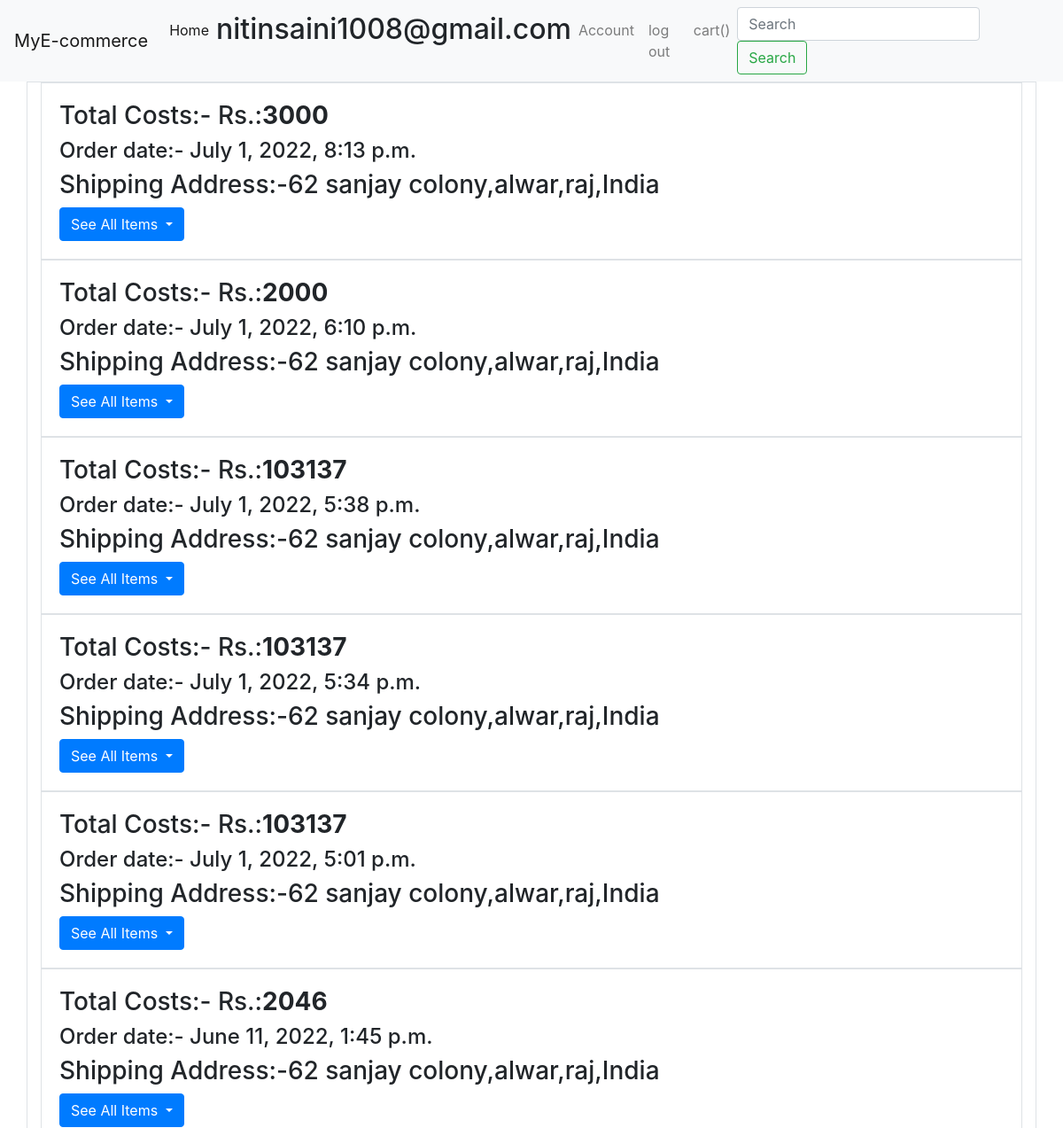
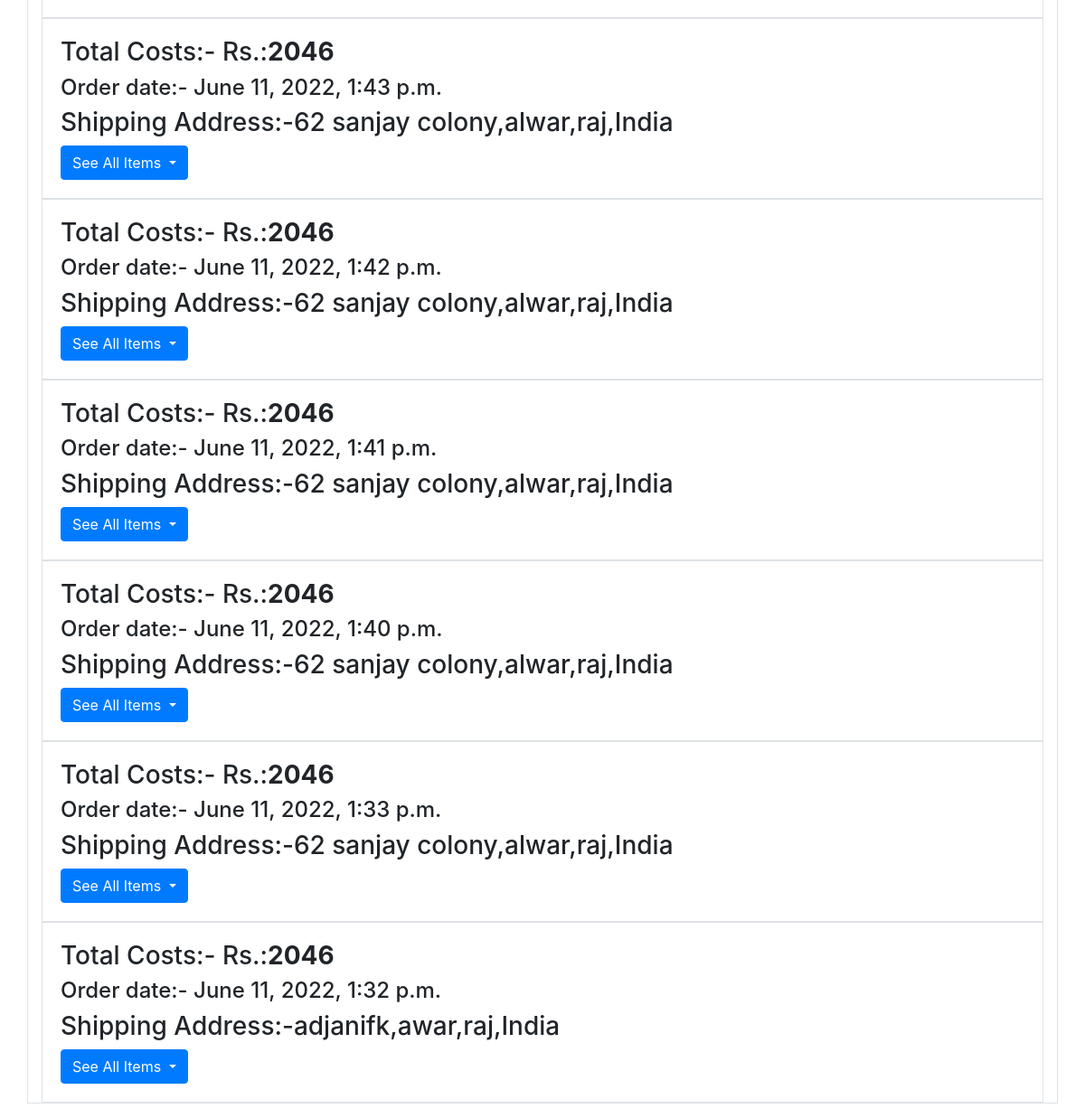
The app's page /account (signed in) with its own data (2 pictures, top to bottom).
### pro/models.py (models this page shows)
class allorder(models.Model):
	name=models.ForeignKey(User,on_delete=models.CASCADE)
	cost=models.IntegerField()
	datetime=models.DateTimeField(auto_now_add=True)
	address=models.CharField(max_length=1000)
	item=models.ManyToManyField(order_count)

### pro/views.py (the view)
# urls.py: path('account',views.account,name='account'),
@login_required
def account(request):
	d=allorder.objects.filter(name=request.user).order_by('-datetime')
	return render(request,'account.html',{'d':d})

### templates/account.html (shortened to what this page needs)
{% load static %}
<!doctype html>
<html lang="en">
  <head>
    <link rel="stylesheet" href="https://cdn.jsdelivr.net/npm/bootstrap@4.5.3/dist/css/bootstrap.min.css">
  </head>
  <body>
   	<nav class="navbar navbar-expand-lg navbar-light bg-light">
  <a class="navbar-brand" href="/">MyE-commerce</a>
  <div class="collapse navbar-collapse" id="navbarSupportedContent">
    <ul class="navbar-nav mr-auto">
      <li class="nav-item active">
        <a class="nav-link" href="/">Home <span class="sr-only">(current)</span></a>
      </li>
      {% if user.is_authenticated %}
      <li class="nav-item">
        <h2>{{user.username}}</h2>
      </li>
      <li class="nav-item">
        <a class="nav-link" href="account">Account</a>
      </li>
      <li class="nav-item dropdown">
        <a class="nav-link" href="log_out">log out</a>
      </li>
      <li class="nav-item dropdown">
        <a class="nav-link" href="my_cart">cart({{l}})</a>
      </li>
      {% endif %}
    </ul>
    <form action="search_name" class="form-inline my-2 my-lg-0">
      <input name="search" class="form-control mr-sm-2" type="search" placeholder="Search" aria-label="Search">
      <button class="btn btn-outline-success my-2 my-sm-0" type="submit">Search</button>
    </form>
  </div>
</nav>
<ul class="list-unstyled">
	<div class="container border">
    {% if d.count == 0 %}
    <div>
      <h2 style="text-align: center;">No Buy history</h2>
    </div>
    {% else %}
		{% for i in d %}
		<div class="card-body border container">
        	<h3 class="card-text">Total Costs:- Rs.:<b>{{i.cost}}</b></h3>
        	<h4 class="card-text">Order date:- {{i.datetime}}</h4>
        	<h3 class="card-text">Shipping Address:-{{i.address}}</h3>
          <button type="button" class="btn btn-primary dropdown-toggle" data-toggle="dropdown">
            See All Items
          </button>
          </div>
		{% endfor %}
    {% endif %}
</div>
</ul>
  </body>
</html>

### records on screen
allorder: cost "3000", datetime "July 1, 2022, 8:13 p.m.", address "62 sanjay colony,alwar,raj,India"
allorder: cost "2000", datetime "July 1, 2022, 6:10 p.m.", address "62 sanjay colony,alwar,raj,India"
allorder: cost "103137", datetime "July 1, 2022, 5:38 p.m.", address "62 sanjay colony,alwar,raj,India"
allorder: cost "103137", datetime "July 1, 2022, 5:34 p.m.", address "62 sanjay colony,alwar,raj,India"
allorder: cost "103137", datetime "July 1, 2022, 5:01 p.m.", address "62 sanjay colony,alwar,raj,India"
allorder: cost "2046", datetime "June 11, 2022, 1:45 p.m.", address "62 sanjay colony,alwar,raj,India"
allorder: cost "2046", datetime "June 11, 2022, 1:43 p.m.", address "62 sanjay colony,alwar,raj,India"
allorder: cost "2046", datetime "June 11, 2022, 1:42 p.m.", address "62 sanjay colony,alwar,raj,India"
allorder: cost "2046", datetime "June 11, 2022, 1:41 p.m.", address "62 sanjay colony,alwar,raj,India"
allorder: cost "2046", datetime "June 11, 2022, 1:40 p.m.", address "62 sanjay colony,alwar,raj,India"
allorder: cost "2046", datetime "June 11, 2022, 1:33 p.m.", address "62 sanjay colony,alwar,raj,India"
allorder: cost "2046", datetime "June 11, 2022, 1:32 p.m.", address "adjanifk,awar,raj,India"

### other values on screen
{{ user.username }} "nitinsaini1008@gmail.com"
